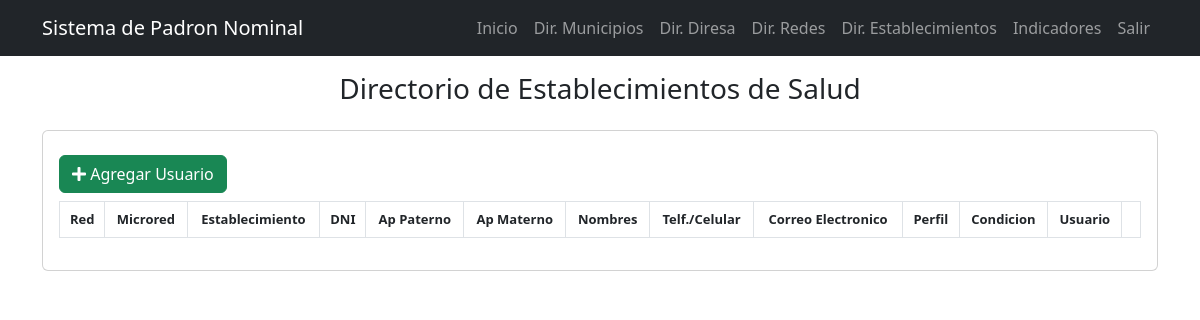
/directorio_establecimiento/ (signed in), run on an earlier commit of the app's database.
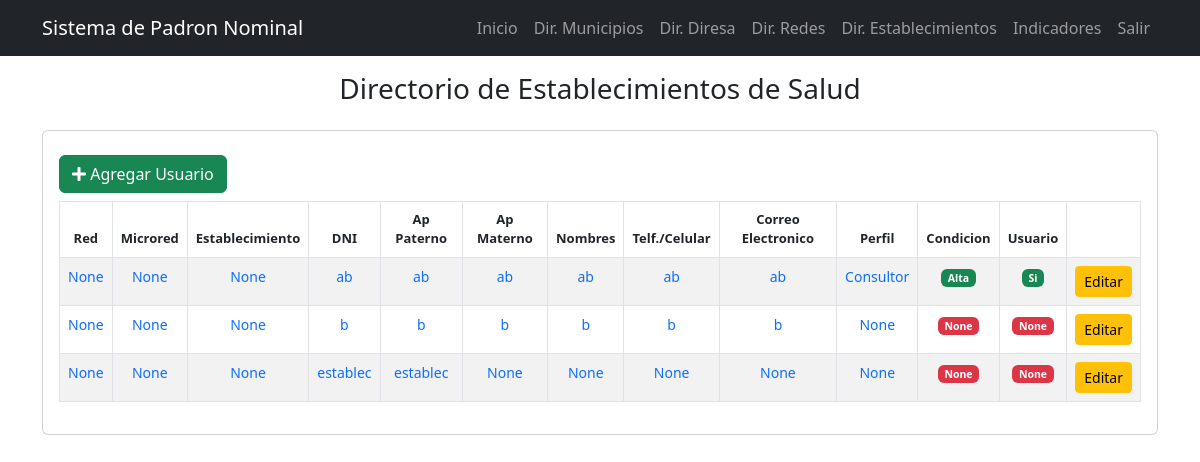
And on a later commit of the database.
### filiacion/models.py (models this page shows, shortened)
class DirectorioEstablecimiento(models.Model):
    TIPO_USUARIO = [
                    ('diresa', 'diresa'),
                    ('red', 'red'),
                    ('microred', 'microred'),
                    ('establecimiento', 'establecimiento'),
                ]
    PERFIL = [
                ('Consultor', 'Consultor'),
                ('Registrador', 'Registrador'),
            ]
    CONDICION = [
                    ('Alta', 'Alta'),
                    ('Baja', 'Baja'),
                ]
    CUENTA_USUARIO = [
                    ('Si', 'Si'),
                    ('No', 'No'),
                    ('Espera respuesta MINSA', 'Espera respuesta MINSA'),
                ]
    diresa = models.CharField(max_length=100,null=True, blank=True)
    red = models.CharField(max_length=100,null=True, blank=True)
    microred = models.CharField(max_length=100,null=True, blank=True)
    establecimiento = models.CharField(max_length=100,null=True, blank=True)
    tipo_usuario = models.CharField(choices=TIPO_USUARIO, max_length=100, null=True, blank=True)
    documento_identidad = models.CharField(max_length=100,null=True, blank=True)
    apellido_paterno = models.CharField(max_length=100,null=True, blank=True)
    apellido_materno = models.CharField(max_length=200,null=True, blank=True)
    nombres = models.CharField(max_length=200,null=True, blank=True)
    telefono = models.CharField(max_length=200,null=True, blank=True)
    correo_electronico = models.CharField(max_length=200,null=True, blank=True)
    perfil = models.CharField(choices=PERFIL,max_length=100,null=True, blank=True)
    condicion = models.CharField(choices=CONDICION,max_length=100,null=True, blank=True)
    cuenta_usuario = models.CharField(choices=CUENTA_USUARIO,max_length=100,null=True, blank=True)
    contraseña_usuario = models.CharField(max_length=100,null=True, blank=True)
    req_formato = models.FileField(upload_to="filiacion/formato/",null=True, blank=True)
    dateTimeOfUpload_req_formato = models.DateTimeField(auto_now = True,null=True, blank=True)
    req_generales_excel = models.FileField(upload_to="filiacion/excel/",null=True, blank=True)
    dateTimeOfUpload_generales_excel = models.DateTimeField(auto_now = True,null=True, blank=True)

### filiacion/views.py (the view)
# urls.py: path('directorio_establecimiento/', views.directorio_establecimiento, name='directorio_establecimiento'),
@login_required
def directorio_establecimiento(request):
    directorio_establecimientos = DirectorioEstablecimiento.objects.all()
    context = {
                'directorio_establecimientos': directorio_establecimientos,
                }
    return render(request, 'directorio_establecimiento.html', context)

### filiacion/templates/directorio_establecimiento.html
{% extends 'base.html' %}
{% block content %}
<main class="container">
    <div class="display-1 text-center py-3">
      <h3>Directorio de Establecimientos de Salud</h3>
    </div>
  <section class="card card-body">
    <div class="row">
      <div class="col-md-6 py-2">
        {% if user.is_authenticated %}
        <a href="/directorio_establecimiento/create/" class="btn btn-success"><i class="fa fa-plus"></i> Agregar Usuario</a>
        {% endif %}
      </div>
    </div>
    <div class="row">
      <div class="table-responsive">
        <table id="table_padron_establecimiento" class="table table-bordered table-hover table-striped">
          <thead class="text-center" style="font-size: 13px;">
            <tr>
              <th>Red</th>
              <th>Microred</th>
              <th>Establecimiento</th>
              <th>DNI</th>
              <th>Ap Paterno</th>
              <th>Ap Materno</th>
              <th>Nombres</th>
              <th>Telf./Celular</th>
              <th>Correo Electronico</th>
              <th>Perfil</th>
              <th>Condicion</th>
              <th>Usuario</th>
              <th></th>
            </tr>
          </thead>
          <tbody class="text-center" style="font-size: 14px;" >
              {% for directorio_establecimiento in directorio_establecimientos %}
              <tr>
                <td class="text-primary">{{ directorio_establecimiento.red }}</td>
                <td class="text-primary">{{ directorio_establecimiento.microred }}</td>
                <td class="text-primary">{{ directorio_establecimiento.establecimiento }}</td>
                <td class="text-primary">{{ directorio_establecimiento.documento_identidad }}</td>
                <td class="text-primary">{{ directorio_establecimiento.apellido_paterno }}</td>
                <td class="text-primary">{{ directorio_establecimiento.apellido_materno }}</td>
                <td class="text-primary">{{ directorio_establecimiento.nombres }}</td>
                <td class="text-primary">{{ directorio_establecimiento.telefono }}</td>
                <td class="text-primary">{{ directorio_establecimiento.correo_electronico }}</td>
                <td class="text-primary">{{ directorio_establecimiento.perfil }}</td>
                {% if directorio_establecimiento.condicion == "Alta" %}
                <td>
                  <span class="badge bg-success">{{ directorio_establecimiento.condicion }}</span>
                </td>
                {% else %}
                <td>
                  <span class="badge bg-danger">{{ directorio_establecimiento.condicion }}</span>
                </td>
                {% endif %}
                {% if directorio_establecimiento.cuenta_usuario == "Si" %}
                <td>
                  <span class="badge bg-success">{{ directorio_establecimiento.cuenta_usuario }}</span>
                </td>
                {% else %}
                <td>
                  <span class="badge bg-danger">{{ directorio_establecimiento.cuenta_usuario }}</span>
                </td>
                {% endif %}
                <td>
                  <a href="{% url 'directorio_establecimiento_detail' directorio_establecimiento.id %}" class="btn btn-warning btn-sm">
                    Editar
                  </a>
                </td>
              </tr>
            {% endfor %}
          </tbody>
        </table>
      </div>
    </div>
  </section>
</main>
{% endblock %}

What changed in the data, as far as the page shows it:
added DirectorioEstablecimiento: red "None", microred "None", establecimiento "None", documento_identidad "ab", apellido_paterno "ab", apellido_materno "ab", nombres "ab", telefono "ab", correo_electronico "ab", perfil "Consultor", condicion "Alta", cuenta_usuario "Si"
added DirectorioEstablecimiento: red "None", microred "None", establecimiento "None", documento_identidad "b", apellido_paterno "b", apellido_materno "b", nombres "b", telefono "b", correo_electronico "b", perfil "None", condicion "None", cuenta_usuario "None"
added DirectorioEstablecimiento: red "None", microred "None", establecimiento "None", documento_identidad "establec", apellido_paterno "establec", apellido_materno "None", nombres "None", telefono "None", correo_electronico "None", perfil "None", condicion "None", cuenta_usuario "None"
